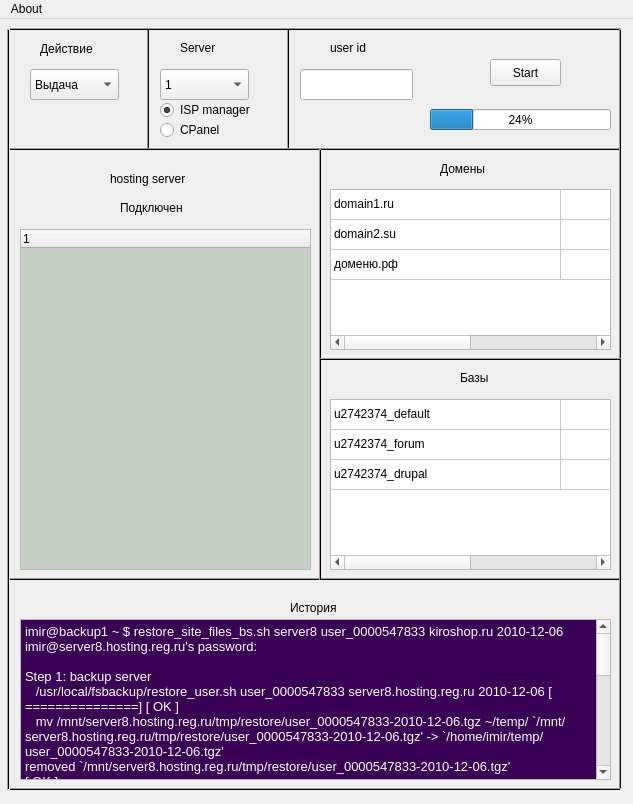
<?xml version="1.0" encoding="UTF-8"?>
<ui version="4.0">
 <class>MainWindow</class>
 <widget class="QMainWindow" name="MainWindow">
  <property name="geometry">
   <rect>
    <x>0</x>
    <y>0</y>
    <width>633</width>
    <height>804</height>
   </rect>
  </property>
  <property name="windowTitle">
   <string>MainWindow</string>
  </property>
  <widget class="QWidget" name="centralwidget">
   <property name="palette">
    <palette>
     <active>
      <colorrole role="Light">
       <brush brushstyle="SolidPattern">
        <color alpha="255">
         <red>0</red>
         <green>0</green>
         <blue>0</blue>
        </color>
       </brush>
      </colorrole>
     </active>
     <inactive>
      <colorrole role="Light">
       <brush brushstyle="SolidPattern">
        <color alpha="255">
         <red>0</red>
         <green>0</green>
         <blue>0</blue>
        </color>
       </brush>
      </colorrole>
     </inactive>
     <disabled>
      <colorrole role="Light">
       <brush brushstyle="SolidPattern">
        <color alpha="255">
         <red>0</red>
         <green>0</green>
         <blue>0</blue>
        </color>
       </brush>
      </colorrole>
     </disabled>
    </palette>
   </property>
   <widget class="QTreeWidget" name="files">
    <property name="geometry">
     <rect>
      <x>20</x>
      <y>210</y>
      <width>291</width>
      <height>341</height>
     </rect>
    </property>
    <property name="palette">
     <palette>
      <active>
       <colorrole role="Base">
        <brush brushstyle="SolidPattern">
         <color alpha="255">
          <red>199</red>
          <green>208</green>
          <blue>199</blue>
         </color>
        </brush>
       </colorrole>
      </active>
      <inactive>
       <colorrole role="Base">
        <brush brushstyle="SolidPattern">
         <color alpha="255">
          <red>199</red>
          <green>208</green>
          <blue>199</blue>
         </color>
        </brush>
       </colorrole>
      </inactive>
      <disabled>
       <colorrole role="Base">
        <brush brushstyle="SolidPattern">
         <color alpha="255">
          <red>255</red>
          <green>255</green>
          <blue>255</blue>
         </color>
        </brush>
       </colorrole>
      </disabled>
     </palette>
    </property>
    <column>
     <property name="text">
      <string notr="true">1</string>
     </property>
    </column>
   </widget>
   <widget class="QPushButton" name="start">
    <property name="geometry">
     <rect>
      <x>490</x>
      <y>40</y>
      <width>71</width>
      <height>27</height>
     </rect>
    </property>
    <property name="text">
     <string>Start</string>
    </property>
   </widget>
   <widget class="QComboBox" name="todo">
    <property name="geometry">
     <rect>
      <x>30</x>
      <y>50</y>
      <width>89</width>
      <height>31</height>
     </rect>
    </property>
    <item>
     <property name="text">
      <string>Выдача</string>
     </property>
    </item>
    <item>
     <property name="text">
      <string>Восстановление</string>
     </property>
    </item>
   </widget>
   <widget class="QComboBox" name="server">
    <property name="geometry">
     <rect>
      <x>160</x>
      <y>50</y>
      <width>89</width>
      <height>31</height>
     </rect>
    </property>
    <item>
     <property name="text">
      <string>1</string>
     </property>
    </item>
    <item>
     <property name="text">
      <string>2</string>
     </property>
    </item>
    <item>
     <property name="text">
      <string>3</string>
     </property>
    </item>
    <item>
     <property name="text">
      <string>4</string>
     </property>
    </item>
    <item>
     <property name="text">
      <string>5</string>
     </property>
    </item>
    <item>
     <property name="text">
      <string>7</string>
     </property>
    </item>
    <item>
     <property name="text">
      <string>8</string>
     </property>
    </item>
    <item>
     <property name="text">
      <string>9</string>
     </property>
    </item>
    <item>
     <property name="text">
      <string>10</string>
     </property>
    </item>
    <item>
     <property name="text">
      <string>11</string>
     </property>
    </item>
    <item>
     <property name="text">
      <string>12</string>
     </property>
    </item>
    <item>
     <property name="text">
      <string>13</string>
     </property>
    </item>
    <item>
     <property name="text">
      <string>14</string>
     </property>
    </item>
    <item>
     <property name="text">
      <string>15</string>
     </property>
    </item>
    <item>
     <property name="text">
      <string>16</string>
     </property>
    </item>
    <item>
     <property name="text">
      <string>17</string>
     </property>
    </item>
   </widget>
   <widget class="QLabel" name="label1">
    <property name="geometry">
     <rect>
      <x>40</x>
      <y>20</y>
      <width>81</width>
      <height>20</height>
     </rect>
    </property>
    <property name="text">
     <string>Действие</string>
    </property>
   </widget>
   <widget class="QLabel" name="label2">
    <property name="geometry">
     <rect>
      <x>180</x>
      <y>20</y>
      <width>51</width>
      <height>17</height>
     </rect>
    </property>
    <property name="text">
     <string>Server</string>
    </property>
   </widget>
   <widget class="QLabel" name="label3">
    <property name="geometry">
     <rect>
      <x>330</x>
      <y>20</y>
      <width>51</width>
      <height>17</height>
     </rect>
    </property>
    <property name="text">
     <string>user id</string>
    </property>
   </widget>
   <widget class="QLineEdit" name="user_id">
    <property name="geometry">
     <rect>
      <x>300</x>
      <y>50</y>
      <width>113</width>
      <height>31</height>
     </rect>
    </property>
   </widget>
   <widget class="QRadioButton" name="isp">
    <property name="geometry">
     <rect>
      <x>160</x>
      <y>80</y>
      <width>109</width>
      <height>22</height>
     </rect>
    </property>
    <property name="text">
     <string>ISP manager</string>
    </property>
    <property name="checked">
     <bool>true</bool>
    </property>
   </widget>
   <widget class="QRadioButton" name="cpanel">
    <property name="geometry">
     <rect>
      <x>160</x>
      <y>100</y>
      <width>109</width>
      <height>22</height>
     </rect>
    </property>
    <property name="text">
     <string>CPanel</string>
    </property>
   </widget>
   <widget class="Line" name="line1">
    <property name="geometry">
     <rect>
      <x>140</x>
      <y>10</y>
      <width>16</width>
      <height>121</height>
     </rect>
    </property>
    <property name="orientation">
     <enum>Qt::Vertical</enum>
    </property>
   </widget>
   <widget class="Line" name="line2">
    <property name="geometry">
     <rect>
      <x>280</x>
      <y>10</y>
      <width>16</width>
      <height>121</height>
     </rect>
    </property>
    <property name="orientation">
     <enum>Qt::Vertical</enum>
    </property>
   </widget>
   <widget class="Line" name="line3">
    <property name="geometry">
     <rect>
      <x>10</x>
      <y>120</y>
      <width>611</width>
      <height>21</height>
     </rect>
    </property>
    <property name="orientation">
     <enum>Qt::Horizontal</enum>
    </property>
   </widget>
   <widget class="QLabel" name="label4">
    <property name="geometry">
     <rect>
      <x>110</x>
      <y>150</y>
      <width>101</width>
      <height>20</height>
     </rect>
    </property>
    <property name="text">
     <string>hosting server</string>
    </property>
   </widget>
   <widget class="QLabel" name="label5">
    <property name="geometry">
     <rect>
      <x>440</x>
      <y>140</y>
      <width>61</width>
      <height>20</height>
     </rect>
    </property>
    <property name="text">
     <string>Домены</string>
    </property>
   </widget>
   <widget class="QLabel" name="label6">
    <property name="geometry">
     <rect>
      <x>290</x>
      <y>580</y>
      <width>62</width>
      <height>17</height>
     </rect>
    </property>
    <property name="text">
     <string>История</string>
    </property>
   </widget>
   <widget class="QLabel" name="label7">
    <property name="geometry">
     <rect>
      <x>460</x>
      <y>350</y>
      <width>41</width>
      <height>17</height>
     </rect>
    </property>
    <property name="text">
     <string>Базы</string>
    </property>
   </widget>
   <widget class="Line" name="line4">
    <property name="geometry">
     <rect>
      <x>10</x>
      <y>550</y>
      <width>611</width>
      <height>20</height>
     </rect>
    </property>
    <property name="orientation">
     <enum>Qt::Horizontal</enum>
    </property>
   </widget>
   <widget class="QProgressBar" name="progress">
    <property name="geometry">
     <rect>
      <x>430</x>
      <y>90</y>
      <width>181</width>
      <height>21</height>
     </rect>
    </property>
    <property name="value">
     <number>24</number>
    </property>
   </widget>
   <widget class="QLabel" name="label9">
    <property name="geometry">
     <rect>
      <x>120</x>
      <y>180</y>
      <width>81</width>
      <height>17</height>
     </rect>
    </property>
    <property name="text">
     <string>Подключен</string>
    </property>
   </widget>
   <widget class="QTextEdit" name="history">
    <property name="geometry">
     <rect>
      <x>20</x>
      <y>600</y>
      <width>591</width>
      <height>161</height>
     </rect>
    </property>
    <property name="palette">
     <palette>
      <active>
       <colorrole role="Text">
        <brush brushstyle="SolidPattern">
         <color alpha="255">
          <red>255</red>
          <green>255</green>
          <blue>255</blue>
         </color>
        </brush>
       </colorrole>
       <colorrole role="Base">
        <brush brushstyle="SolidPattern">
         <color alpha="255">
          <red>57</red>
          <green>0</green>
          <blue>86</blue>
         </color>
        </brush>
       </colorrole>
      </active>
      <inactive>
       <colorrole role="Text">
        <brush brushstyle="SolidPattern">
         <color alpha="255">
          <red>255</red>
          <green>255</green>
          <blue>255</blue>
         </color>
        </brush>
       </colorrole>
       <colorrole role="Base">
        <brush brushstyle="SolidPattern">
         <color alpha="255">
          <red>57</red>
          <green>0</green>
          <blue>86</blue>
         </color>
        </brush>
       </colorrole>
      </inactive>
      <disabled>
       <colorrole role="Text">
        <brush brushstyle="SolidPattern">
         <color alpha="255">
          <red>150</red>
          <green>147</green>
          <blue>140</blue>
         </color>
        </brush>
       </colorrole>
       <colorrole role="Base">
        <brush brushstyle="SolidPattern">
         <color alpha="255">
          <red>255</red>
          <green>255</green>
          <blue>255</blue>
         </color>
        </brush>
       </colorrole>
      </disabled>
     </palette>
    </property>
    <property name="frameShadow">
     <enum>QFrame::Plain</enum>
    </property>
    <property name="html">
     <string>&lt;!DOCTYPE HTML PUBLIC &quot;-//W3C//DTD HTML 4.0//EN&quot; &quot;http://www.w3.org/TR/REC-html40/strict.dtd&quot;&gt;
&lt;html&gt;&lt;head&gt;&lt;meta name=&quot;qrichtext&quot; content=&quot;1&quot; /&gt;&lt;style type=&quot;text/css&quot;&gt;
p, li { white-space: pre-wrap; }
&lt;/style&gt;&lt;/head&gt;&lt;body style=&quot; font-family:'Sans'; font-size:10pt; font-weight:400; font-style:normal;&quot;&gt;
&lt;p style=&quot; margin-top:0px; margin-bottom:0px; margin-left:0px; margin-right:0px; -qt-block-indent:0; text-indent:0px;&quot;&gt;imir@backup1 ~ $ restore_site_files_bs.sh server8 user_0000547833 kiroshop.ru 2010-12-06&lt;/p&gt;
&lt;p style=&quot; margin-top:0px; margin-bottom:0px; margin-left:0px; margin-right:0px; -qt-block-indent:0; text-indent:0px;&quot;&gt;imir@server8.hosting.reg.ru's password: &lt;/p&gt;
&lt;p style=&quot;-qt-paragraph-type:empty; margin-top:0px; margin-bottom:0px; margin-left:0px; margin-right:0px; -qt-block-indent:0; text-indent:0px;&quot;&gt;&lt;/p&gt;
&lt;p style=&quot; margin-top:0px; margin-bottom:0px; margin-left:0px; margin-right:0px; -qt-block-indent:0; text-indent:0px;&quot;&gt;Step 1: backup server&lt;/p&gt;
&lt;p style=&quot; margin-top:0px; margin-bottom:0px; margin-left:0px; margin-right:0px; -qt-block-indent:0; text-indent:0px;&quot;&gt;   /usr/local/fsbackup/restore_user.sh user_0000547833 server8.hosting.reg.ru 2010-12-06 [             ===============] [ OK ]&lt;/p&gt;
&lt;p style=&quot; margin-top:0px; margin-bottom:0px; margin-left:0px; margin-right:0px; -qt-block-indent:0; text-indent:0px;&quot;&gt;   mv /mnt/server8.hosting.reg.ru/tmp/restore/user_0000547833-2010-12-06.tgz ~/temp/ `/mnt/server8.hosting.reg.ru/tmp/restore/user_0000547833-2010-12-06.tgz' -&amp;gt; `/home/imir/temp/user_0000547833-2010-12-06.tgz'&lt;/p&gt;
&lt;p style=&quot; margin-top:0px; margin-bottom:0px; margin-left:0px; margin-right:0px; -qt-block-indent:0; text-indent:0px;&quot;&gt;removed `/mnt/server8.hosting.reg.ru/tmp/restore/user_0000547833-2010-12-06.tgz'&lt;/p&gt;
&lt;p style=&quot; margin-top:0px; margin-bottom:0px; margin-left:0px; margin-right:0px; -qt-block-indent:0; text-indent:0px;&quot;&gt;[ OK ]&lt;/p&gt;
&lt;p style=&quot; margin-top:0px; margin-bottom:0px; margin-left:0px; margin-right:0px; -qt-block-indent:0; text-indent:0px;&quot;&gt;   tar xzf ~/temp/user_0000547833-2010-12-06.tgz user_0000547833/data/www/kiroshop.ru [ OK ]&lt;/p&gt;
&lt;p style=&quot; margin-top:0px; margin-bottom:0px; margin-left:0px; margin-right:0px; -qt-block-indent:0; text-indent:0px;&quot;&gt;   tar czf kiroshop.ru_2010-12-06.tgz kiroshop.ru [ OK ]changed ownership of `kiroshop.ru_2010-12-06.tgz' to imir:imir&lt;/p&gt;
&lt;p style=&quot; margin-top:0px; margin-bottom:0px; margin-left:0px; margin-right:0px; -qt-block-indent:0; text-indent:0px;&quot;&gt;[ OK ]rm -f /home/imir/temp/user_0000547833-2010-12-06.tgz&lt;/p&gt;
&lt;p style=&quot; margin-top:0px; margin-bottom:0px; margin-left:0px; margin-right:0px; -qt-block-indent:0; text-indent:0px;&quot;&gt;rm -rf /home/imir/temp/user_0000547833/data/www/kiroshop.ru&lt;/p&gt;
&lt;p style=&quot;-qt-paragraph-type:empty; margin-top:0px; margin-bottom:0px; margin-left:0px; margin-right:0px; -qt-block-indent:0; text-indent:0px;&quot;&gt;&lt;/p&gt;
&lt;p style=&quot; margin-top:0px; margin-bottom:0px; margin-left:0px; margin-right:0px; -qt-block-indent:0; text-indent:0px;&quot;&gt;   scp kiroshop.ru_2010-12-06.tgz server8.hosting.reg.ru:~/temp/ &lt;/p&gt;
&lt;p style=&quot; margin-top:0px; margin-bottom:0px; margin-left:0px; margin-right:0px; -qt-block-indent:0; text-indent:0px;&quot;&gt;imir@server8.hosting.reg.ru's password: &lt;/p&gt;
&lt;p style=&quot; margin-top:0px; margin-bottom:0px; margin-left:0px; margin-right:0px; -qt-block-indent:0; text-indent:0px;&quot;&gt;kiroshop.ru_2010-12-06.tgz                                           100%   19MB   9.5MB/s   00:02    &lt;/p&gt;
&lt;p style=&quot; margin-top:0px; margin-bottom:0px; margin-left:0px; margin-right:0px; -qt-block-indent:0; text-indent:0px;&quot;&gt;[ OK ]&lt;/p&gt;
&lt;p style=&quot;-qt-paragraph-type:empty; margin-top:0px; margin-bottom:0px; margin-left:0px; margin-right:0px; -qt-block-indent:0; text-indent:0px;&quot;&gt;&lt;/p&gt;
&lt;p style=&quot; margin-top:0px; margin-bottom:0px; margin-left:0px; margin-right:0px; -qt-block-indent:0; text-indent:0px;&quot;&gt;Step 2: server8 server&lt;/p&gt;
&lt;p style=&quot; margin-top:0px; margin-bottom:0px; margin-left:0px; margin-right:0px; -qt-block-indent:0; text-indent:0px;&quot;&gt;imir@server8.hosting.reg.ru's password: &lt;/p&gt;
&lt;p style=&quot; margin-top:0px; margin-bottom:0px; margin-left:0px; margin-right:0px; -qt-block-indent:0; text-indent:0px;&quot;&gt;`/var/www/user_0000547833/data/www/kiroshop.ru' -&amp;gt; `/var/www/user_0000547833/data/www/kiroshop.ru.2010-12-07.15273'&lt;/p&gt;
&lt;p style=&quot; margin-top:0px; margin-bottom:0px; margin-left:0px; margin-right:0px; -qt-block-indent:0; text-indent:0px;&quot;&gt;   mv ~/temp/kiroshop.ru_2010-12-06.tgz /var/www/user_0000547833/data/www/ [ OK ]&lt;/p&gt;
&lt;p style=&quot; margin-top:0px; margin-bottom:0px; margin-left:0px; margin-right:0px; -qt-block-indent:0; text-indent:0px;&quot;&gt;   tar xzf kiroshop.ru_2010-12-06.tgz [ OK ]&lt;/p&gt;
&lt;p style=&quot; margin-top:0px; margin-bottom:0px; margin-left:0px; margin-right:0px; -qt-block-indent:0; text-indent:0px;&quot;&gt;   chown -R user_0000547833:user_0000547833 kiroshop.ru [ OK ]&lt;/p&gt;
&lt;p style=&quot; margin-top:0px; margin-bottom:0px; margin-left:0px; margin-right:0px; -qt-block-indent:0; text-indent:0px;&quot;&gt;   rm kiroshop.ru_2010-12-06.tgz [ OK ]&lt;/p&gt;
&lt;p style=&quot;-qt-paragraph-type:empty; margin-top:0px; margin-bottom:0px; margin-left:0px; margin-right:0px; -qt-block-indent:0; text-indent:0px;&quot;&gt;&lt;/p&gt;
&lt;p style=&quot; margin-top:0px; margin-bottom:0px; margin-left:0px; margin-right:0px; -qt-block-indent:0; text-indent:0px;&quot;&gt;Job complete!&lt;/p&gt;
&lt;p style=&quot;-qt-paragraph-type:empty; margin-top:0px; margin-bottom:0px; margin-left:0px; margin-right:0px; -qt-block-indent:0; text-indent:0px;&quot;&gt;&lt;/p&gt;&lt;/body&gt;&lt;/html&gt;</string>
    </property>
   </widget>
   <widget class="Line" name="line3_2">
    <property name="geometry">
     <rect>
      <x>10</x>
      <y>0</y>
      <width>611</width>
      <height>21</height>
     </rect>
    </property>
    <property name="orientation">
     <enum>Qt::Horizontal</enum>
    </property>
   </widget>
   <widget class="Line" name="line1_2">
    <property name="geometry">
     <rect>
      <x>0</x>
      <y>10</y>
      <width>16</width>
      <height>761</height>
     </rect>
    </property>
    <property name="orientation">
     <enum>Qt::Vertical</enum>
    </property>
   </widget>
   <widget class="Line" name="line2_2">
    <property name="geometry">
     <rect>
      <x>610</x>
      <y>10</y>
      <width>20</width>
      <height>761</height>
     </rect>
    </property>
    <property name="orientation">
     <enum>Qt::Vertical</enum>
    </property>
   </widget>
   <widget class="Line" name="line4_2">
    <property name="geometry">
     <rect>
      <x>10</x>
      <y>760</y>
      <width>611</width>
      <height>20</height>
     </rect>
    </property>
    <property name="orientation">
     <enum>Qt::Horizontal</enum>
    </property>
   </widget>
   <widget class="Line" name="line1_3">
    <property name="geometry">
     <rect>
      <x>305</x>
      <y>130</y>
      <width>31</width>
      <height>431</height>
     </rect>
    </property>
    <property name="orientation">
     <enum>Qt::Vertical</enum>
    </property>
   </widget>
   <widget class="Line" name="line3_3">
    <property name="geometry">
     <rect>
      <x>320</x>
      <y>330</y>
      <width>301</width>
      <height>21</height>
     </rect>
    </property>
    <property name="orientation">
     <enum>Qt::Horizontal</enum>
    </property>
   </widget>
   <widget class="QTableWidget" name="tableWidget">
    <property name="geometry">
     <rect>
      <x>330</x>
      <y>170</y>
      <width>281</width>
      <height>161</height>
     </rect>
    </property>
    <property name="sizePolicy">
     <sizepolicy hsizetype="Expanding" vsizetype="Expanding">
      <horstretch>0</horstretch>
      <verstretch>0</verstretch>
     </sizepolicy>
    </property>
    <property name="frameShadow">
     <enum>QFrame::Raised</enum>
    </property>
    <property name="midLineWidth">
     <number>1</number>
    </property>
    <property name="showGrid">
     <bool>true</bool>
    </property>
    <property name="sortingEnabled">
     <bool>true</bool>
    </property>
    <attribute name="horizontalHeaderVisible">
     <bool>false</bool>
    </attribute>
    <attribute name="horizontalHeaderDefaultSectionSize">
     <number>230</number>
    </attribute>
    <attribute name="horizontalHeaderStretchLastSection">
     <bool>true</bool>
    </attribute>
    <attribute name="verticalHeaderVisible">
     <bool>false</bool>
    </attribute>
    <attribute name="verticalHeaderVisible">
     <bool>false</bool>
    </attribute>
    <attribute name="horizontalHeaderStretchLastSection">
     <bool>true</bool>
    </attribute>
    <attribute name="horizontalHeaderVisible">
     <bool>false</bool>
    </attribute>
    <attribute name="horizontalHeaderDefaultSectionSize">
     <number>230</number>
    </attribute>
    <row>
     <property name="text">
      <string/>
     </property>
    </row>
    <row>
     <property name="text">
      <string/>
     </property>
    </row>
    <row>
     <property name="text">
      <string/>
     </property>
    </row>
    <column>
     <property name="text">
      <string/>
     </property>
    </column>
    <column>
     <property name="text">
      <string/>
     </property>
    </column>
    <item row="0" column="0">
     <property name="text">
      <string>domain1.ru</string>
     </property>
    </item>
    <item row="1" column="0">
     <property name="text">
      <string>domain2.su</string>
     </property>
    </item>
    <item row="1" column="1">
     <property name="text">
      <string/>
     </property>
    </item>
    <item row="2" column="0">
     <property name="text">
      <string>доменю.рф</string>
     </property>
    </item>
   </widget>
   <widget class="QTableWidget" name="tableWidget_2">
    <property name="geometry">
     <rect>
      <x>330</x>
      <y>380</y>
      <width>281</width>
      <height>171</height>
     </rect>
    </property>
    <property name="sizePolicy">
     <sizepolicy hsizetype="Expanding" vsizetype="Expanding">
      <horstretch>0</horstretch>
      <verstretch>0</verstretch>
     </sizepolicy>
    </property>
    <property name="midLineWidth">
     <number>1</number>
    </property>
    <property name="showGrid">
     <bool>true</bool>
    </property>
    <property name="sortingEnabled">
     <bool>true</bool>
    </property>
    <attribute name="horizontalHeaderVisible">
     <bool>false</bool>
    </attribute>
    <attribute name="horizontalHeaderDefaultSectionSize">
     <number>230</number>
    </attribute>
    <attribute name="horizontalHeaderStretchLastSection">
     <bool>true</bool>
    </attribute>
    <attribute name="verticalHeaderVisible">
     <bool>false</bool>
    </attribute>
    <attribute name="verticalHeaderVisible">
     <bool>false</bool>
    </attribute>
    <attribute name="horizontalHeaderStretchLastSection">
     <bool>true</bool>
    </attribute>
    <attribute name="horizontalHeaderVisible">
     <bool>false</bool>
    </attribute>
    <attribute name="horizontalHeaderDefaultSectionSize">
     <number>230</number>
    </attribute>
    <row>
     <property name="text">
      <string/>
     </property>
    </row>
    <row>
     <property name="text">
      <string/>
     </property>
    </row>
    <row>
     <property name="text">
      <string/>
     </property>
    </row>
    <column>
     <property name="text">
      <string/>
     </property>
    </column>
    <column>
     <property name="text">
      <string/>
     </property>
    </column>
    <item row="0" column="0">
     <property name="text">
      <string>u2742374_default</string>
     </property>
    </item>
    <item row="1" column="0">
     <property name="text">
      <string>u2742374_forum</string>
     </property>
    </item>
    <item row="1" column="1">
     <property name="text">
      <string/>
     </property>
    </item>
    <item row="2" column="0">
     <property name="text">
      <string>u2742374_drupal</string>
     </property>
    </item>
   </widget>
  </widget>
  <widget class="QMenuBar" name="menubar">
   <property name="geometry">
    <rect>
     <x>0</x>
     <y>0</y>
     <width>633</width>
     <height>23</height>
    </rect>
   </property>
   <property name="nativeMenuBar">
    <bool>true</bool>
   </property>
   <widget class="QMenu" name="menuAbout">
    <property name="layoutDirection">
     <enum>Qt::LeftToRight</enum>
    </property>
    <property name="title">
     <string>About</string>
    </property>
   </widget>
   <addaction name="menuAbout"/>
  </widget>
 </widget>
 <resources/>
 <connections/>
</ui>
